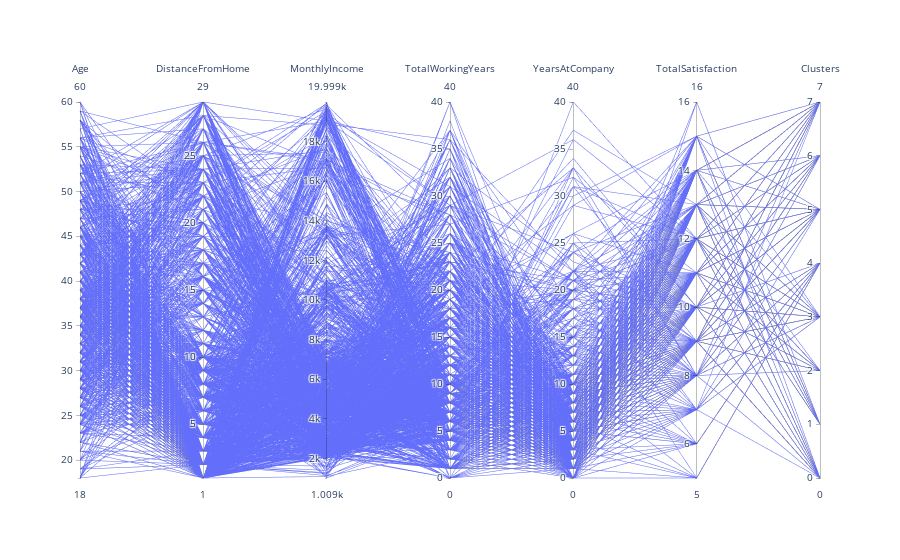

The notebook cell saved with this chart:
### Code cell
fig = go.Figure(data=
                go.Parcoords(
                    dimensions = list([
                        dict(
                            label = "Age", values = x["Age"]),
                        dict(
                            label = 'DistanceFromHome', values = x['DistanceFromHome']),
                        dict(
                            label = 'MonthlyIncome', values = x["MonthlyIncome"]),
                        dict(
                            label = 'TotalWorkingYears', values = x["TotalWorkingYears"]),
                        dict(
                            label = 'YearsAtCompany', values = x["YearsAtCompany"]),
                        dict(
                            label = 'TotalSatisfaction', values = x["TotalSatisfaction"]),
                        dict(
                            label = 'Clusters', values = x["clusters"])
                    ])
                )
        )
fig.show()

### Figure 1 — Plotly figure (JSON) as saved in the notebook; plotly's stock layout.template omitted (floating-point values rounded to 4 significant figures; data arrays with more than 128 entries replaced by an {"elided": "..."} marker saying what was removed)
{"data": [{"dimensions": [{"label": "Age", "values": {"elided": "1470 int values"}}, {"label": "DistanceFromHome", "values": {"elided": "1470 int values"}}, {"label": "MonthlyIncome", "values": {"elided": "1470 int values"}}, {"label": "TotalWorkingYears", "values": {"elided": "1470 int values"}}, {"label": "YearsAtCompany", "values": {"elided": "1470 int values"}}, {"label": "TotalSatisfaction", "values": {"elided": "1470 int values"}}, {"label": "Clusters", "values": {"elided": "1470 int values"}}], "type": "parcoords"}], "layout": {}}
